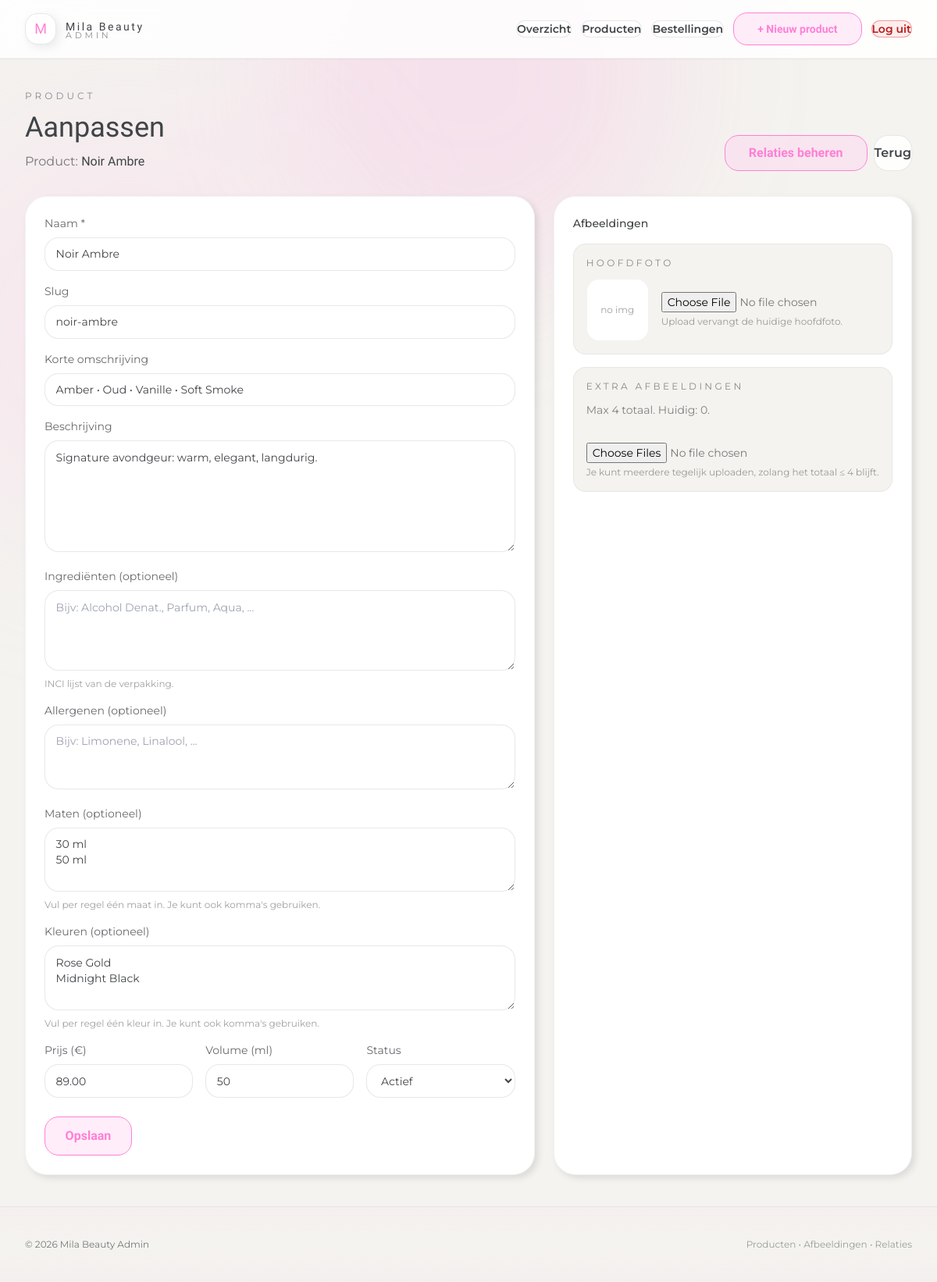
Page /admin/products/edit.php?id=1 (signed in) on the committed database.
### tables this page shows
CREATE TABLE IF NOT EXISTS products (
                                        id INT UNSIGNED AUTO_INCREMENT PRIMARY KEY,
                                        name VARCHAR(160) NOT NULL,
    slug VARCHAR(200) NOT NULL UNIQUE,
    short_description VARCHAR(255) NULL,
    description TEXT NULL,
    price DECIMAL(10,2) NULL,
    volume_ml INT NULL,
    is_active TINYINT(1) NOT NULL DEFAULT 1,
    main_image VARCHAR(255) NULL,
    created_at DATETIME NOT NULL DEFAULT CURRENT_TIMESTAMP,
    updated_at DATETIME NOT NULL DEFAULT CURRENT_TIMESTAMP ON UPDATE CURRENT_TIMESTAMP
    );

### config/db.php (called while the page is built, shortened)
<?php
function h(string $value): string
{
    return htmlspecialchars($value, ENT_QUOTES, 'UTF-8');
}

### admin/products/edit.php (the view, shortened to what this page needs)
<?php
require_once __DIR__ . '/../../config/db.php';
$pdo = db();
$id = (int)($_GET['id'] ?? 0);
$stmt = $pdo->prepare("SELECT * FROM products WHERE id = ? LIMIT 1");
$stmt->execute([$id]);
$product = $stmt->fetch();
$errors = [];
$sizeInput = '';
$colorInput = '';
$stmt = $pdo->prepare("SELECT size_label FROM product_sizes WHERE product_id=? ORDER BY sort_order ASC, id ASC");
$stmt->execute([$id]);
$sizeRows = $stmt->fetchAll(PDO::FETCH_COLUMN);
$stmt = $pdo->prepare("SELECT color_label FROM product_colors WHERE product_id=? ORDER BY sort_order ASC, id ASC");
$stmt->execute([$id]);
$colorRows = $stmt->fetchAll(PDO::FETCH_COLUMN);
if ($_SERVER['REQUEST_METHOD'] !== 'POST' || !$errors) {
    $sizeInput = implode("\n", $sizeRows);
    $colorInput = implode("\n", $colorRows);
}
$stmt = $pdo->prepare("SELECT * FROM product_images WHERE product_id=? ORDER BY sort_order ASC, id ASC");
$stmt->execute([$id]);
$extraImages = $stmt->fetchAll();
include __DIR__ . '/../includes/header.php';
?>
<div class="flex items-end justify-between gap-6 flex-wrap">
    <div>
        <div class="text-xs tracking-[.34em] uppercase text-brandText/60">Product</div>
        <h1 class="mt-3 font-serif text-3xl md:text-4xl">Aanpassen</h1>
        <p class="mt-3 text-brandText/70">Product: <span class="text-brandText font-serif"><?= h($product['name']) ?></span></p>
    </div>
    <div class="flex gap-2">
        <a class="btn btn-primary"
           href="relations.php?id=<?= (int)$id ?>">Relaties beheren</a>
        <a class="btn btn-secondary"
           href="/admin/products/">Terug</a>
    </div>
</div>
<form class="mt-8 grid lg:grid-cols-12 gap-6" method="post" enctype="multipart/form-data">
    <div class="lg:col-span-7 rounded-[28px] p-6 bg-white shadow-card border border-black/5">
        <div class="grid gap-4">
            <label class="text-sm text-brandText/80">
                Naam *
                <input name="name" value="<?= h((string)$product['name']) ?>" class="mt-2 input-field" />
            </label>
            <label class="text-sm text-brandText/80">
                Slug
                <input name="slug" value="<?= h((string)$product['slug']) ?>" class="mt-2 input-field" />
            </label>
            <label class="text-sm text-brandText/80">
                Korte omschrijving
                <input name="short_description" value="<?= h((string)($product['short_description'] ?? '')) ?>" class="mt-2 input-field" />
            </label>
            <label class="text-sm text-brandText/80">
                Beschrijving
                <textarea name="description" rows="6" class="mt-2 input-field"><?= h((string)($product['description'] ?? '')) ?></textarea>
            </label>
            <label class="text-sm text-brandText/80">
                Ingrediënten (optioneel)
                <textarea name="ingredients" rows="4"
                          class="mt-2 input-field"
                          placeholder="Bijv: Alcohol Denat., Parfum, Aqua, ..."><?= h((string)($product['ingredients'] ?? '')) ?></textarea>
                <div class="mt-1 text-xs text-brandText/50">INCI lijst van de verpakking.</div>
            </label>
            <label class="text-sm text-brandText/80">
                Allergenen (optioneel)
                <textarea name="allergens" rows="3"
                          class="mt-2 input-field"
                          placeholder="Bijv: Limonene, Linalool, ..."><?= h((string)($product['allergens'] ?? '')) ?></textarea>
            </label>
            <label class="text-sm text-brandText/80">
                Maten (optioneel)
                <textarea name="sizes" rows="3" class="mt-2 input-field" placeholder="Bijv: 30 ml&#10;50 ml&#10;100 ml"><?= h($sizeInput) ?></textarea>
                <div class="mt-1 text-xs text-brandText/50">Vul per regel één maat in. Je kunt ook komma's gebruiken.</div>
            </label>
            <label class="text-sm text-brandText/80">
                Kleuren (optioneel)
                <textarea name="colors" rows="3" class="mt-2 input-field" placeholder="Bijv: Rose Gold&#10;Midnight Black"><?= h($colorInput) ?></textarea>
                <div class="mt-1 text-xs text-brandText/50">Vul per regel één kleur in. Je kunt ook komma's gebruiken.</div>
            </label>
            <div class="grid sm:grid-cols-3 gap-4">
                <label class="text-sm text-brandText/80">
                    Prijs (€)
                    <input name="price" value="<?= h((string)($product['price'] ?? '')) ?>" class="mt-2 input-field" />
                </label>
                <label class="text-sm text-brandText/80">
                    Volume (ml)
                    <input name="volume_ml" value="<?= h((string)($product['volume_ml'] ?? '')) ?>" class="mt-2 input-field" />
                </label>
                <label class="text-sm text-brandText/80">
                    Status
                    <select name="is_active" class="mt-2 input-field">
                        <option value="1" <?= (int)$product['is_active'] === 1 ? 'selected' : '' ?>>Actief</option>
                    </select>
                </label>
            </div>
            <div class="pt-2 flex gap-3">
                <button class="btn btn-primary btn-lg">
                    Opslaan
                </button>
            </div>
        </div>
    </div>
    <div class="lg:col-span-5 rounded-[28px] p-6 bg-white shadow-card border border-black/5">
        <div class="text-sm font-medium">Afbeeldingen</div>
        <div class="mt-4 grid gap-4">
            <div class="rounded-2xl p-4 border border-black/5 bg-brandBg">
                <div class="text-xs tracking-[.28em] uppercase text-brandText/60">Hoofdfoto</div>
                <div class="mt-3 flex items-center gap-4">
                    <div class="h-20 w-20 rounded-2xl border border-black/5 bg-white overflow-hidden flex items-center justify-center">
                        <?php if (!empty($product['main_image'])): ?>
                            <img src="/<?= h((string)$product['main_image']) ?>" class="h-full w-full object-cover" alt="">
                        <?php else: ?>
                            <span class="text-brandText/50 text-xs">no img</span>
                        <?php endif; ?>
                    </div>
                    <div class="flex-1">
                        <input type="file" name="main_image" accept="image/jpeg,image/png,image/webp" class="block w-full text-sm text-brandText/70" />
                        <div class="mt-1 text-xs text-brandText/50">Upload vervangt de huidige hoofdfoto.</div>
                    </div>
                </div>
            </div>
            <div class="rounded-2xl p-4 border border-black/5 bg-brandBg">
                <div class="text-xs tracking-[.28em] uppercase text-brandText/60">Extra afbeeldingen</div>
                <div class="mt-3 text-sm text-brandText/65">Max 4 totaal. Huidig: <?= count($extraImages) ?>.</div>
                <div class="mt-4">
                    <input type="file" name="extra_images[]" multiple accept="image/jpeg,image/png,image/webp" class="block w-full text-sm text-brandText/70" />
                    <div class="mt-1 text-xs text-brandText/50">Je kunt meerdere tegelijk uploaden, zolang het totaal ≤ 4 blijft.</div>
                </div>
            </div>
        </div>
    </div>
</form>
<?php include __DIR__ . '/../includes/footer.php'; ?>

### assets/css/theme.css (style rules this page uses)
:root { --color-brand-pink: #ff80d5; --color-brand-pink-soft: #ffccef; --color-brand-bg: #f4f3ef; --color-brand-accent: #ca9a8e; --color-brand-text: #404447; --color-brand-bg-soft: #faf4f7; --color-header-pink: rgba(255, 128, 213, 0.61); --shadow-card: 4px 4px 8px 0px rgba(0, 0, 0, 0.1); --shadow-img: 4px 4px 20px 0px rgba(132, 153, 148, 0.5); --shadow-inset-glow: 0 0 10px 0 #ca9a8e inset, 0 0 20px 2px #ca9a8e; --radius-fancy: 20px 0 20px 0; --radius-fancy-img: 100px 0 0 0; --section-accent: var(--color-brand-pink); --section-accent-soft: var(--color-brand-pink-soft); --section-button-bg: rgba(255, 204, 239, 0.37); --section-text: var(--color-brand-text); --section-bg: var(--color-brand-bg); --section-border: rgba(64, 68, 71, 0.08); }
body { background: linear-gradient(180deg, var(--color-brand-bg-soft) 0%, var(--section-bg) 45%, rgba(255, 204, 239, 0.12) 100%); color: var(--section-text); font-weight: 400; }
.btn-primary { display: inline-flex; align-items: center; justify-content: center; font-family: Taviraj, serif; font-weight: 600; border: 2px solid var(--section-accent); color: var(--section-accent); background: var(--section-button-bg); padding: 10px 30px; transition: all 0.3s ease; border-radius: var(--radius-fancy); }

### assets/css/admin.css (style rules this page uses)
:root { --admin-card-bg: #ffffff; --admin-card-soft: rgba(255, 255, 255, 0.85); --admin-border: rgba(64, 68, 71, 0.12); --admin-border-soft: rgba(64, 68, 71, 0.08); --admin-shadow: 4px 4px 12px rgba(132, 153, 148, 0.18); --admin-shadow-strong: 6px 8px 22px rgba(132, 153, 148, 0.25); }
.admin-body { background: var(--color-brand-bg); color: var(--color-brand-text); font-family: "Montserrat", ui-sans-serif, system-ui; min-height: 100vh; }
.btn { display: inline-flex; align-items: center; justify-content: center; gap: 0.35rem; font-weight: 600; border-radius: 18px; transition: all 0.2s ease; border: 1px solid transparent; }
.btn-primary { border-color: var(--color-brand-pink); color: var(--color-brand-pink); background: rgba(255, 204, 239, 0.35); font-family: "Taviraj", ui-serif, Georgia, serif; }
.btn-secondary { border-color: var(--admin-border); color: var(--color-brand-text); background: var(--admin-card-soft); }
.btn-lg { padding: 0.75rem 1.6rem; font-size: 1rem; }
.input-field { width: 100%; border-radius: 18px; border: 1px solid var(--admin-border); background: var(--admin-card-bg); padding: 0.65rem 0.85rem; color: var(--color-brand-text); outline: none; transition: box-shadow 0.2s ease, border-color 0.2s ease; }

### rows in the picture
products: name "Noir Ambre", slug "noir-ambre", short_description "Amber • Oud • Vanille • Soft Smoke", description "Signature avondgeur: warm, elegant, langdurig.", price "89.00", volume_ml "50", is_active "Actief"

### other values in the picture
$link['label'] "Overzicht"
$link['label'] "Producten"
$link['label'] "Bestellingen"
$link['label'] "+ Nieuw product"
$link['label'] "Log uit"
count($extraImages) "0"
